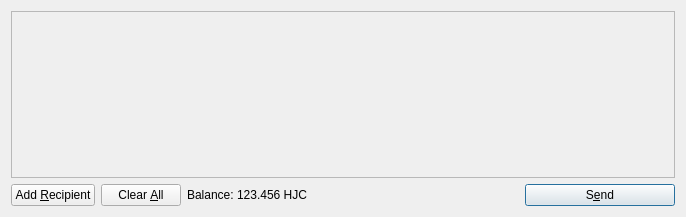
<?xml version="1.0" encoding="UTF-8"?>
<ui version="4.0">
 <class>SendCoinsDialog</class>
 <widget class="QDialog" name="SendCoinsDialog">
  <property name="geometry">
   <rect>
    <x>0</x>
    <y>0</y>
    <width>686</width>
    <height>217</height>
   </rect>
  </property>
  <property name="windowTitle">
   <string>Send Coins</string>
  </property>
  <layout class="QVBoxLayout" name="verticalLayout">
   <item>
    <widget class="QScrollArea" name="scrollArea">
     <property name="widgetResizable">
      <bool>true</bool>
     </property>
     <widget class="QWidget" name="scrollAreaWidgetContents">
      <property name="geometry">
       <rect>
        <x>0</x>
        <y>0</y>
        <width>666</width>
        <height>165</height>
       </rect>
      </property>
      <layout class="QVBoxLayout" name="verticalLayout_2">
       <property name="margin">
        <number>0</number>
       </property>
       <item>
        <layout class="QVBoxLayout" name="entries">
         <property name="spacing">
          <number>6</number>
         </property>
        </layout>
       </item>
       <item>
        <spacer name="verticalSpacer">
         <property name="orientation">
          <enum>Qt::Vertical</enum>
         </property>
         <property name="sizeHint" stdset="0">
          <size>
           <width>20</width>
           <height>40</height>
          </size>
         </property>
        </spacer>
       </item>
      </layout>
     </widget>
    </widget>
   </item>
   <item>
    <layout class="QHBoxLayout" name="horizontalLayout">
     <item>
      <widget class="QPushButton" name="addButton">
       <property name="toolTip">
        <string>Send to multiple recipients at once</string>
       </property>
       <property name="text">
        <string>Add &amp;Recipient</string>
       </property>
       <property name="icon">
        <iconset resource="../bitcoin.qrc">
         <normaloff>:/icons/add</normaloff>:/icons/add</iconset>
       </property>
       <property name="autoDefault">
        <bool>false</bool>
       </property>
      </widget>
     </item>
     <item>
      <widget class="QPushButton" name="clearButton">
       <property name="sizePolicy">
        <sizepolicy hsizetype="Minimum" vsizetype="Fixed">
         <horstretch>0</horstretch>
         <verstretch>0</verstretch>
        </sizepolicy>
       </property>
       <property name="toolTip">
        <string>Remove all transaction fields</string>
       </property>
       <property name="text">
        <string>Clear &amp;All</string>
       </property>
       <property name="icon">
        <iconset resource="../bitcoin.qrc">
         <normaloff>:/icons/remove</normaloff>:/icons/remove</iconset>
       </property>
       <property name="autoRepeatDelay">
        <number>300</number>
       </property>
       <property name="autoDefault">
        <bool>false</bool>
       </property>
      </widget>
     </item>
     <item>
      <layout class="QHBoxLayout" name="horizontalLayout_2">
       <property name="spacing">
        <number>3</number>
       </property>
       <item>
        <widget class="QLabel" name="label">
         <property name="text">
          <string>Balance:</string>
         </property>
        </widget>
       </item>
       <item>
        <widget class="QLabel" name="labelBalance">
         <property name="cursor">
          <cursorShape>IBeamCursor</cursorShape>
         </property>
         <property name="text">
          <string>123.456 HJC</string>
         </property>
         <property name="textInteractionFlags">
          <set>Qt::LinksAccessibleByMouse|Qt::TextSelectableByKeyboard|Qt::TextSelectableByMouse</set>
         </property>
        </widget>
       </item>
      </layout>
     </item>
     <item>
      <spacer name="horizontalSpacer">
       <property name="orientation">
        <enum>Qt::Horizontal</enum>
       </property>
       <property name="sizeHint" stdset="0">
        <size>
         <width>40</width>
         <height>20</height>
        </size>
       </property>
      </spacer>
     </item>
     <item>
      <widget class="QPushButton" name="sendButton">
       <property name="minimumSize">
        <size>
         <width>150</width>
         <height>0</height>
        </size>
       </property>
       <property name="toolTip">
        <string>Confirm the send action</string>
       </property>
       <property name="text">
        <string>S&amp;end</string>
       </property>
       <property name="icon">
        <iconset resource="../bitcoin.qrc">
         <normaloff>:/icons/send</normaloff>:/icons/send</iconset>
       </property>
       <property name="default">
        <bool>true</bool>
       </property>
      </widget>
     </item>
    </layout>
   </item>
  </layout>
 </widget>
 <resources>
  <include location="../bitcoin.qrc"/>
 </resources>
 <connections/>
</ui>
